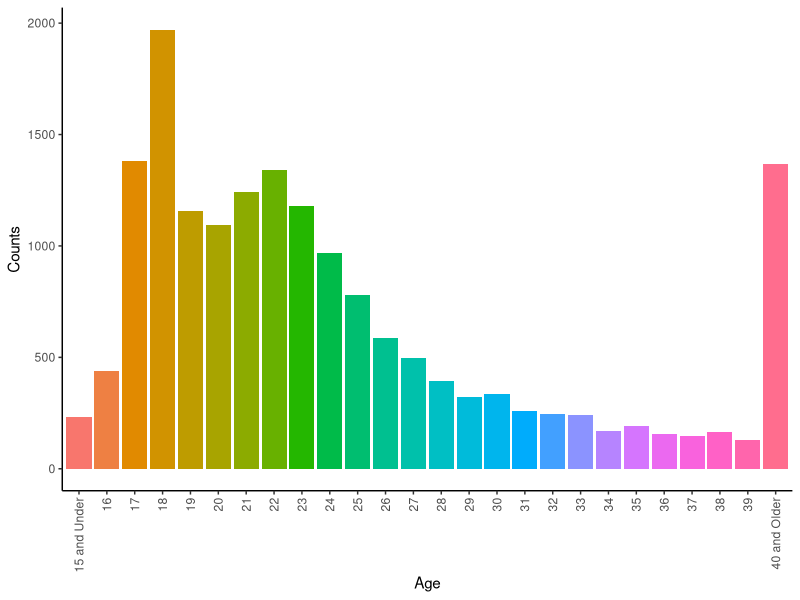
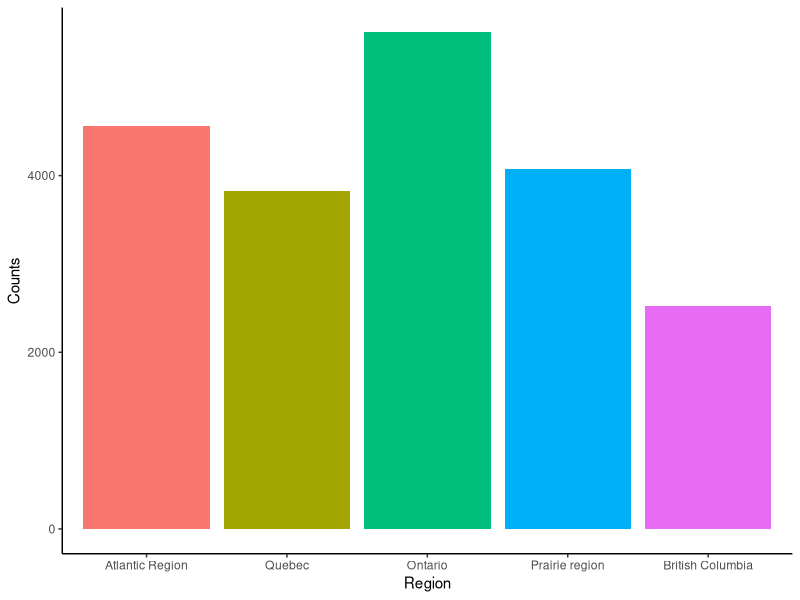
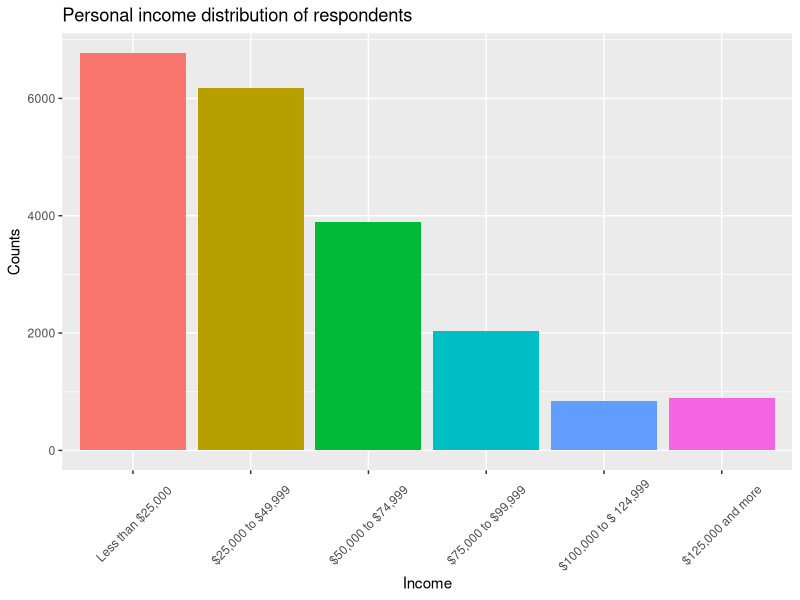
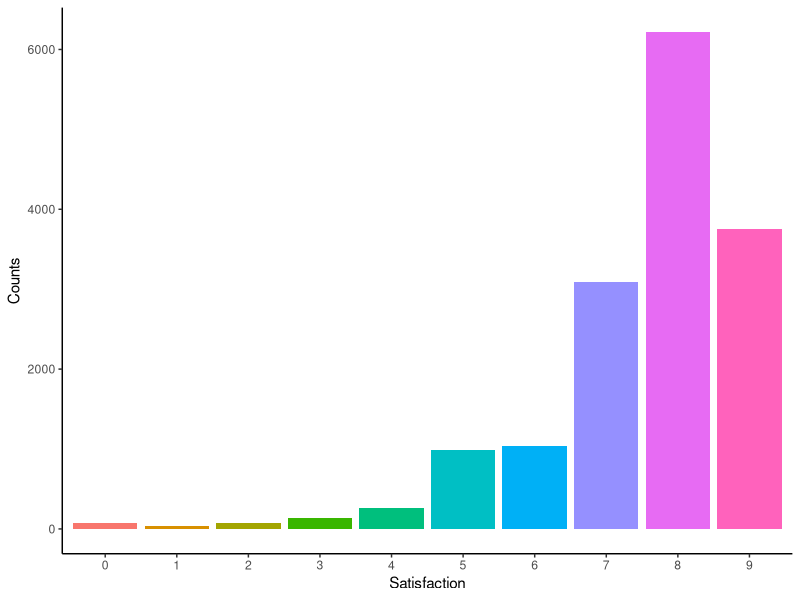
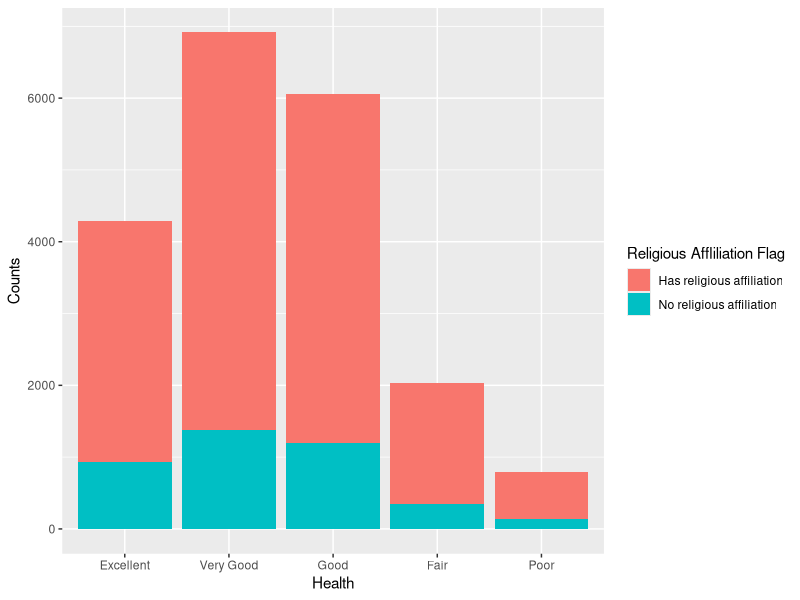
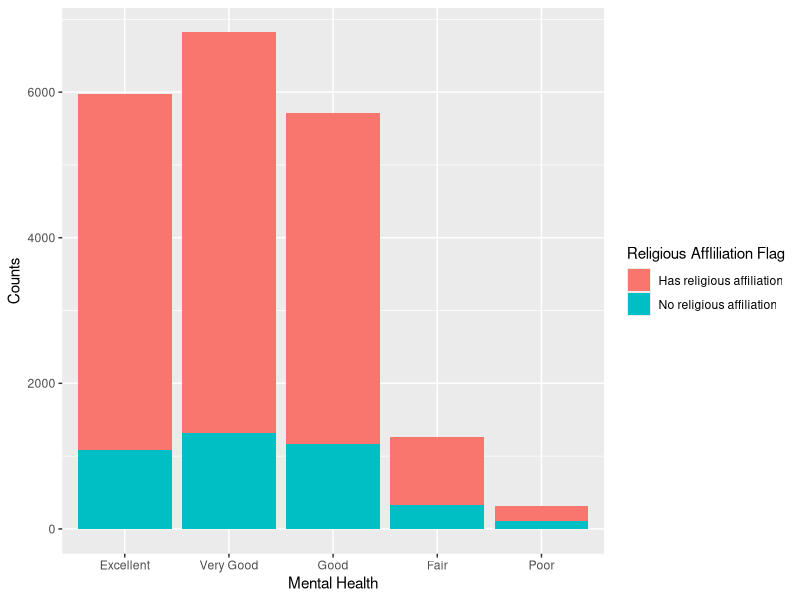
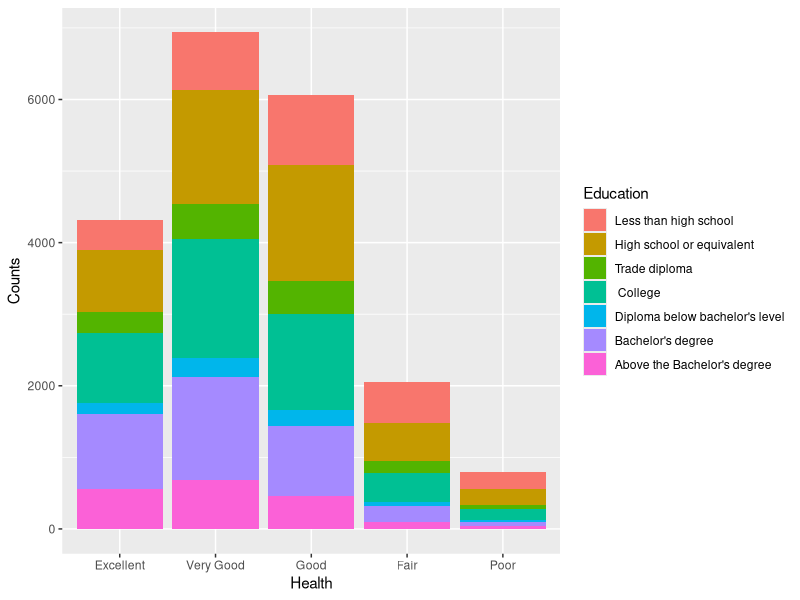
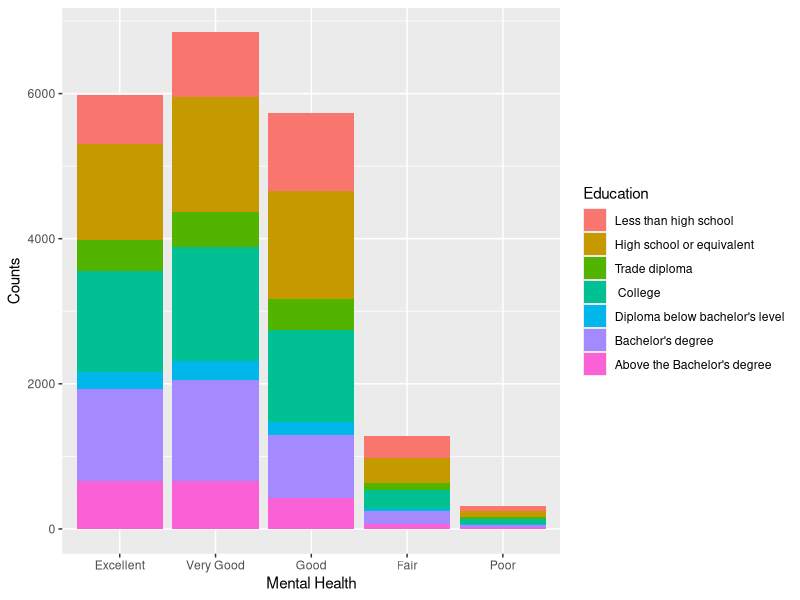

Reproduce these figures in R, in order.
## ---- chunk 1
library(ggplot2)
library(kableExtra)
data=read.csv("AAW0YPIP.csv")
## ---- chunk 2
# Plot 2nd graph, content as above chunk setting  indicates
age=as.data.frame(table(data$acompstc))
names(age)=c("Age","Counts")
age=age[0:26,]
ggplot(data=age,mapping=aes(x=Age,y=Counts,fill=Age))+geom_col()+theme_classic()+ scale_x_discrete(breaks=c("15","16","17","18", "19", "20", "21", "22", "23", "24", "25", "26", "27", "28", "29", "30", "31", "32", "33", "34", "35", "36", "37", "38", "39", "40"),
        labels=c("15 and Under","16","17","18", "19", "20", "21", "22", "23", "24", "25", "26", "27", "28", "29", "30", "31", "32", "33", "34", "35", "36", "37", "38", "39", "40 and Older"))+ theme(axis.text.x = element_text(angle = 90, vjust = 0.5, hjust=1))+ scale_fill_discrete(name = "Age", labels = c("15 and Under","16","17","18", "19", "20", "21", "22", "23", "24", "25", "26", "27", "28", "29", "30", "31", "32", "33", "34", "35", "36", "37", "38", "39", "40 and Older"))+ 
  theme(legend.position = "none")
## ---- chunk 3
# Plot 3rd graph, content as above chunk setting  indicates
region=as.data.frame(table(data$region))
names(region)=c("Region","Counts")
ggplot(data=region,mapping=aes(x=Region,y=Counts,fill=Region))+geom_col()+ scale_x_discrete(breaks=c("1","2","3","4","5"),
        labels=c("Atlantic Region", "Quebec","Ontario","Prairie region","British Columbia"))+theme_classic()+ scale_fill_discrete(name = "Region", labels = c("Atlantic Region", "Quebec","Ontario","Prairie region","British Columbia"))+ 
  theme(legend.position = "none")
## ---- chunk 4
# Plot 7th graph, content as above chunk setting  indicates
tt=as.data.frame(table(data$ttlincg2))
names(tt)=c("Income","Counts")
ggplot(data=tt,mapping = aes(x=Income,y=Counts,fill=Income))+geom_col()+ scale_x_discrete(breaks=c("1","2","3","4","5","6"),
        labels=c(" Less than $25,000", "$25,000 to $49,999","$50,000 to $74,999","$75,000 to $99,999","$100,000 to $ 124,999","$125,000 and more"))+ scale_fill_discrete(name = " Income of Respondent", labels = c(" Less than $25,000", "$25,000 to $49,999","$50,000 to $74,999","$75,000 to $99,999","$100,000 to $ 124,999","$125,000 and more"))+ 
  theme(axis.text.x = element_text(angle = 45, vjust = 0.5, hjust=.5))+ theme(legend.position = "none")+
  labs( title = "Personal income distribution of respondents")
## ---- chunk 5
# Plot 5th graph, content as above chunk setting  indicates
slm=as.data.frame(table(data$slm_01))
names(slm)=c("Satisfaction","Counts")
slm=slm[0:10,]
ggplot(data=slm,mapping=aes(x=Satisfaction,y=Counts,fill=Satisfaction))+geom_col()+scale_x_discrete(breaks=c("0","1","2","3","4","5","6","7","8","9"),
        labels=c("0","1","2","3","4","5","6","7","8","9"))+theme_classic()+ scale_fill_discrete(name = "Satisfaction", labels = c("0","1","2","3","4,","5","6","7","8","9"))+ 
  theme(legend.position = "none")
## ---- chunk 6
#Plot the self rated health based on different religious affiliation flag
re=as.data.frame(table(data$srh_110,data$religflg))
names(re)=c("Health","Religion","Counts")
re=re[c(1:5,9:13),]
ggplot(data=re,mapping = aes(x=Health,y=Counts,fill=Religion))+geom_col(position = "stack")+
  scale_x_discrete(breaks=c("1","2","3","4","5"),
        labels=c("Excellent","Very Good","Good","Fair","Poor"))+
  scale_fill_discrete(name = "Religious Affliliation Flag", labels = c("Has religious affiliation", "No religious affiliation"))
## ---- chunk 7
#Plot the self rated mental health based on different religious affiliation flag
re=as.data.frame(table(data$srh_115,data$religflg))
names(re)=c("Health","Religion","Counts")
re=re[c(1:5,9:13),]
ggplot(data=re,mapping = aes(x=Health,y=Counts,fill=Religion))+geom_col(position = "stack")+
  scale_x_discrete(breaks=c("1","2","3","4","5"),
        labels=c("Excellent","Very Good","Good","Fair","Poor"))+
  scale_fill_discrete(name = "Religious Affliliation Flag", labels = c("Has religious affiliation", "No religious affiliation"))+xlab("Mental Health")
## ---- chunk 8
#Plot the self rated health based on education level
edu=as.data.frame(table(data$srh_110,data$ehg3_01b))
names(edu)=c("Health","Education","Counts")
edu=edu[c(1:5,9:13,17:21,25:29,33:37,41:45,49:53),]
ggplot(data=edu,mapping=aes(x=Health,y=Counts,fill=Education))+geom_col(position="stack")+
  scale_x_discrete(breaks=c("1","2","3","4","5"),
        labels=c("Excellent","Very Good","Good","Fair","Poor"))+
  scale_fill_discrete(name = "Education", labels = c("Less than high school", "High school or equivalent","Trade diploma"," College","Diploma below bachelor's level","Bachelor's degree ","Above the Bachelor's degree "))
## ---- chunk 9
#Plot the self rated mental health based on education level
edu=as.data.frame(table(data$srh_115,data$ehg3_01b))
names(edu)=c("Health","Education","Counts")
edu=edu[c(1:5,9:13,17:21,25:29,33:37,41:45,49:53),]
ggplot(data=edu,mapping=aes(x=Health,y=Counts,fill=Education))+geom_col(position="stack")+
  scale_x_discrete(breaks=c("1","2","3","4","5"),
        labels=c("Excellent","Very Good","Good","Fair","Poor"))+
  scale_fill_discrete(name = "Education", labels = c("Less than high school", "High school or equivalent","Trade diploma"," College","Diploma below bachelor's level","Bachelor's degree ","Above the Bachelor's degree "))+xlab("Mental Health")
## ---- chunk 10
#Table of the self-rated health of different family income group
d1=table(data$famincg2,data$srh_110)
d2=d1[,1:5]
colnames(d2)=c("Excellent","Very Good","Good","Fair","Poor")
rownames(d2)=c(" Less than $25,000", "$25,000 to $49,999","$50,000 to $74,999","$75,000 to $99,999","$100,000 to $ 124,999","$125,000 and more")
d3=round(prop.table(d2[,1:5], margin = 1) * 100,3)
d3 %>%
  kbl(caption = " Percentage of Self-Rated Health of Different Family Income Group") %>%
  kable_classic(full_width = F, html_font = "Cambria")
## ---- chunk 11
#Table of the self-rated mental health of different family income group
d1=table(data$famincg2,data$srh_115)
d2=d1[,1:5]
colnames(d2)=c("Excellent","Very Good","Good","Fair","Poor")
rownames(d2)=c(" Less than $25,000", "$25,000 to $49,999","$50,000 to $74,999","$75,000 to $99,999","$100,000 to $ 124,999","$125,000 and more")
d3=round(prop.table(d2[,1:5], margin = 1) * 100,3)
d3 %>%
  kbl(caption = "Percentage of Self-Rated Mental Health of Different Family Income Group") %>%
  kable_classic(full_width = F, html_font = "Cambria")
## ---- chunk 12
#Table of the self-rated health of different Respondent income group
d1=table(data$ttlincg2,data$srh_110)
d2=d1[,1:5]
colnames(d2)=c("Excellent","Very Good","Good","Fair","Poor")
rownames(d2)=c(" Less than $25,000", "$25,000 to $49,999","$50,000 to $74,999","$75,000 to $99,999","$100,000 to $ 124,999","$125,000 and more")
d3=round(prop.table(d2[,1:5], margin = 1) * 100,3)
d3 %>%
  kbl(caption = "Percentage of Self-Rated Health of Different Respondent Income Group") %>%
  kable_classic(full_width = F, html_font = "Cambria")
## ---- chunk 13
region=table(data$srh_115,data$region)
region=region[1:5,]
rownames(region)=c("Excellent","Very Good","Good","Fair","Poor")
colnames(region)=c("Atlantic Region", "Quebec","Ontario","Prairie region","British Columbia")
d3=round(prop.table(region[,1:5], margin = 2) * 100,3)
d3 %>%
  kbl(caption = "Percentage of Province of Different Respondent Income Group") %>%
  kable_classic(full_width = F, html_font = "Cambria")
## ---- chunk 14
region=table(data$srh_110,data$region)
region=region[1:5,]
rownames(region)=c("Excellent","Very Good","Good","Fair","Poor")
colnames(region)=c("Atlantic Region", "Quebec","Ontario","Prairie region","British Columbia")
d3=round(prop.table(region[,1:5], margin = 2) * 100,3)
d3 %>%
  kbl(caption = "Percentage of Province of Different Respondent Income Group") %>%
  kable_classic(full_width = F, html_font = "Cambria")
